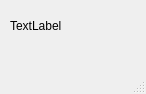
<?xml version="1.0" encoding="UTF-8"?>
<ui version="4.0">
 <class>MainWindow</class>
 <widget class="QMainWindow" name="MainWindow">
  <property name="geometry">
   <rect>
    <x>0</x>
    <y>0</y>
    <width>146</width>
    <height>94</height>
   </rect>
  </property>
  <property name="windowTitle">
   <string>MainWindow</string>
  </property>
  <widget class="QWidget" name="centralwidget">
   <widget class="QLabel" name="label">
    <property name="geometry">
     <rect>
      <x>10</x>
      <y>0</y>
      <width>131</width>
      <height>51</height>
     </rect>
    </property>
    <property name="text">
     <string>TextLabel</string>
    </property>
   </widget>
  </widget>
  <widget class="QMenuBar" name="menubar">
   <property name="geometry">
    <rect>
     <x>0</x>
     <y>0</y>
     <width>146</width>
     <height>21</height>
    </rect>
   </property>
  </widget>
  <widget class="QStatusBar" name="statusbar"/>
 </widget>
 <resources/>
 <connections/>
</ui>
